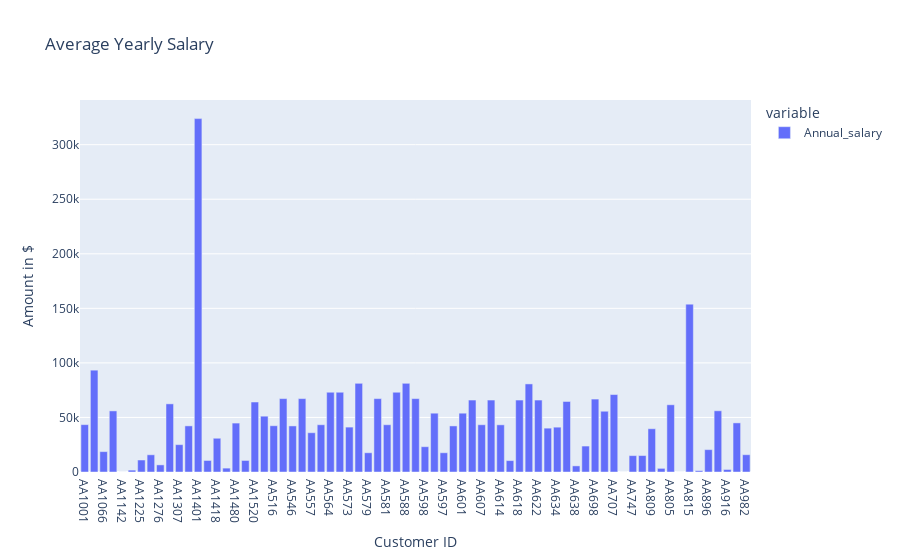

The notebook cell saved with this chart:
### Code cell
fig = px.bar(annual_salary_DataFrame, title="Average Yearly Salary", 
            labels={"value": "Amount in $", "index": "Customer ID"})
fig.update_layout(uniformtext_minsize=8, uniformtext_mode='hide')
fig.show()

### Figure 1 — Plotly figure (JSON) as saved in the notebook; plotly's stock layout.template omitted (floating-point values rounded to 4 significant figures)
{"data": [{"alignmentgroup": "True", "hovertemplate": "variable=Annual_salary<br>Customer ID=%{x}<br>Amount in $=%{y}<extra></extra>", "legendgroup": "Annual_salary", "marker": {"color": "#636efa"}, "name": "Annual_salary", "offsetgroup": "Annual_salary", "orientation": "v", "showlegend": true, "textposition": "auto", "type": "bar", "x": ["AA1001", "AA1056", "AA1066", "AA1133", "AA1142", "AA1242", "AA1225", "AA1238", "AA1276", "AA1301", "AA1307", "AA1382", "AA1401", "AA1396", "AA1418", "AA1455", "AA1480", "AA1478", "AA1520", "AA1521", "AA516", "AA541", "AA546", "AA555", "AA557", "AA562", "AA564", "AA569", "AA573", "AA575", "AA579", "AA582", "AA581", "AA586", "AA588", "AA592", "AA598", "AA595", "AA597", "AA600", "AA601", "AA604", "AA607", "AA608", "AA614", "AA616", "AA618", "AA619", "AA622", "AA633", "AA634", "AA635", "AA638", "AA640", "AA698", "AA704", "AA707", "AA736", "AA747", "AA756", "AA809", "AA796", "AA805", "AA812", "AA815", "AA863", "AA896", "AA920", "AA916", "AA930", "AA982"], "xaxis": "x", "y": [43410.0, 93330.0, 18680.0, 56000.0, 12, 1730.0, 10990.0, 15780.0, 6517.0, 62460.0, 25070.0, 42270.0, 323900.0, 10570.0, 30930.0, 3560.0, 44840.0, 10580.0, 64140.0, 51160.0, 42410.0, 67270.0, 42240.0, 67270.0, 36010.0, 43320.0, 73100.0, 73100.0, 41150.0, 81300.0, 17640.0, 67270.0, 43320.0, 73100.0, 81300.0, 67270.0, 23190.0, 53900.0, 17640.0, 42240.0, 53900.0, 65950.0, 43320.0, 65950.0, 43250.0, 10460.0, 65950.0, 80730.0, 65950.0, 40190.0, 41100.0, 64640.0, 5599.0, 23780.0, 66840.0, 55690.0, 70983, 12.96, 15010.0, 15070.0, 39654, 3324.0, 61610.0, 3.36, 153900.0, 1230, 20500.0, 56100.0, 2308.0, 45010.0, 15850.0], "yaxis": "y"}], "layout": {"autosize": true, "barmode": "relative", "legend": {"title": {"text": "variable"}, "tracegroupgap": 0}, "title": {"text": "Average Yearly Salary"}, "uniformtext": {"minsize": 8, "mode": "hide"}, "xaxis": {"anchor": "y", "autorange": true, "domain": [0, 1], "range": [-0.5, 70.5], "title": {"text": "Customer ID"}, "type": "category"}, "yaxis": {"anchor": "x", "autorange": true, "domain": [0, 1], "range": [0, 341000.0], "title": {"text": "Amount in $"}, "type": "linear"}}}
